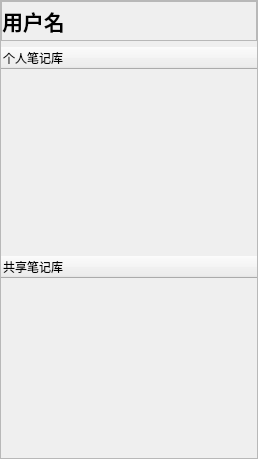
       <widget class="QFrame" name="frame_2">
        <property name="frameShape">
         <enum>QFrame::StyledPanel</enum>
        </property>
        <property name="frameShadow">
         <enum>QFrame::Raised</enum>
        </property>
        <layout class="QVBoxLayout" name="verticalLayout" stretch="1,5,5">
         <property name="leftMargin">
          <number>0</number>
         </property>
         <property name="topMargin">
          <number>0</number>
         </property>
         <property name="rightMargin">
          <number>0</number>
         </property>
         <property name="bottomMargin">
          <number>0</number>
         </property>
         <item>
          <widget class="QFrame" name="frame_4">
           <property name="frameShape">
            <enum>QFrame::StyledPanel</enum>
           </property>
           <property name="frameShadow">
            <enum>QFrame::Raised</enum>
           </property>
           <layout class="QHBoxLayout" name="horizontalLayout_2" stretch="4,1">
            <property name="leftMargin">
             <number>0</number>
            </property>
            <property name="topMargin">
             <number>0</number>
            </property>
            <property name="rightMargin">
             <number>0</number>
            </property>
            <property name="bottomMargin">
             <number>0</number>
            </property>
            <item>
             <widget class="QLabel" name="userNameLabel">
              <property name="font">
               <font>
                <family>楷体</family>
                <pointsize>16</pointsize>
                <weight>75</weight>
                <bold>true</bold>
               </font>
              </property>
              <property name="text">
               <string>用户名</string>
              </property>
              <property name="alignment">
               <set>Qt::AlignLeading|Qt::AlignLeft|Qt::AlignVCenter</set>
              </property>
             </widget>
            </item>
            <item>
             <widget class="QWidget" name="widget" native="true">
              <layout class="QVBoxLayout" name="verticalLayout_2" stretch="2,3">
               <property name="leftMargin">
                <number>0</number>
               </property>
               <property name="topMargin">
                <number>0</number>
               </property>
               <property name="rightMargin">
                <number>0</number>
               </property>
               <property name="bottomMargin">
                <number>0</number>
               </property>
               <item>
                <widget class="QToolButton" name="settingButton">
                 <property name="sizePolicy">
                  <sizepolicy hsizetype="Preferred" vsizetype="Preferred">
                   <horstretch>0</horstretch>
                   <verstretch>0</verstretch>
                  </sizepolicy>
                 </property>
                 <property name="styleSheet">
                  <string notr="true">QToolButton{
	border-radius: 10px;
}
QToolButton:hover{
	background-color: rgb(0, 200, 255);
	border-radius: 10px;
}</string>
                 </property>
                 <property name="text">
                  <string/>
                 </property>
                 <property name="icon">
                  <iconset resource="res.qrc">
                   <normaloff>:/resource/settings.png</normaloff>:/resource/settings.png</iconset>
                 </property>
                 <property name="autoRaise">
                  <bool>true</bool>
                 </property>
                </widget>
               </item>
               <item>
                <spacer name="verticalSpacer">
                 <property name="orientation">
                  <enum>Qt::Vertical</enum>
                 </property>
                 <property name="sizeHint" stdset="0">
                  <size>
                   <width>20</width>
                   <height>40</height>
                  </size>
                 </property>
                </spacer>
               </item>
              </layout>
             </widget>
            </item>
           </layout>
          </widget>
         </item>
         <item>
          <widget class="QTreeWidget" name="privateCatalogue">
           <property name="styleSheet">
            <string notr="true">QTreeWidget{
	border:none;
	background:transparent;
}
QTreeWidget QHeaderView{
	font: 12pt &quot;楷体&quot;;
}</string>
           </property>
           <column>
            <property name="text">
             <string>个人笔记库</string>
            </property>
           </column>
          </widget>
         </item>
         <item>
          <widget class="QTreeWidget" name="shareCatalogue">
           <property name="styleSheet">
            <string notr="true">QTreeWidget{
	border:none;
	background:transparent;
}
QTreeWidget QHeaderView{
	font: 12pt &quot;楷体&quot;;
}</string>
           </property>
           <column>
            <property name="text">
             <string>共享笔记库</string>
            </property>
           </column>
          </widget>
         </item>
        </layout>
       </widget>
